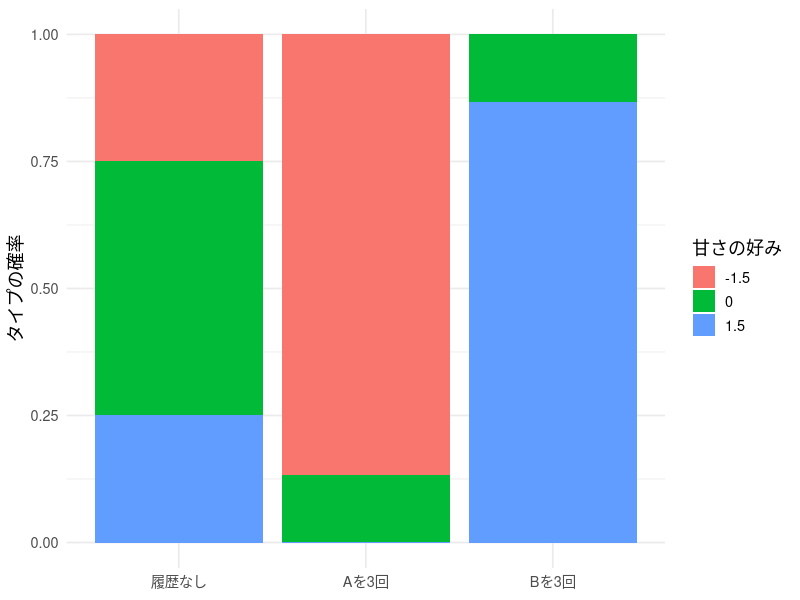
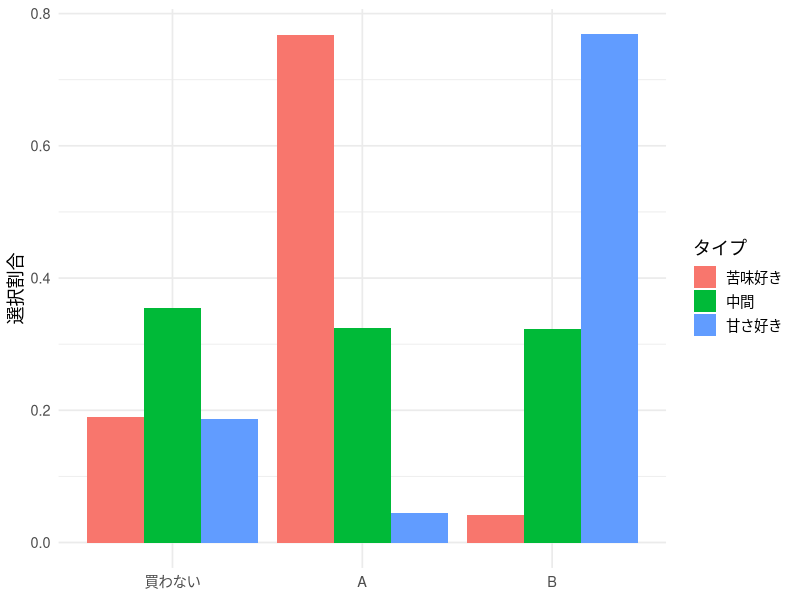
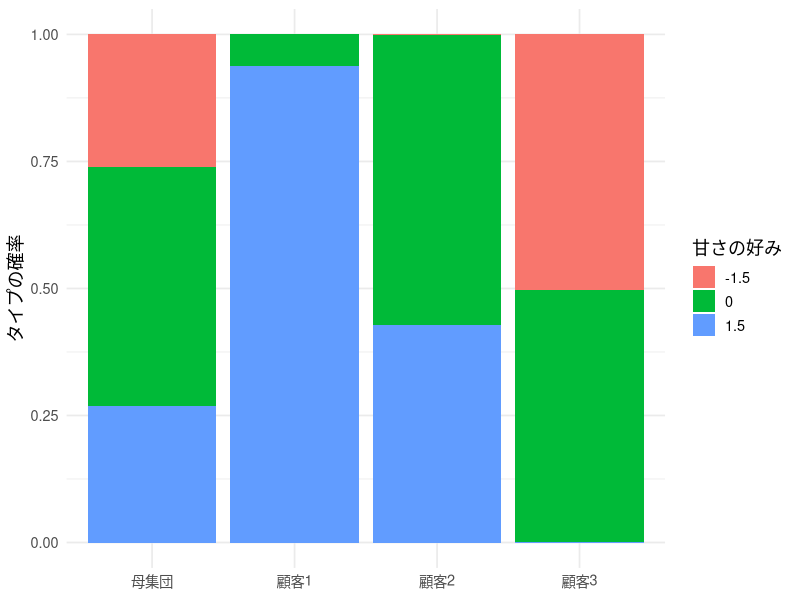
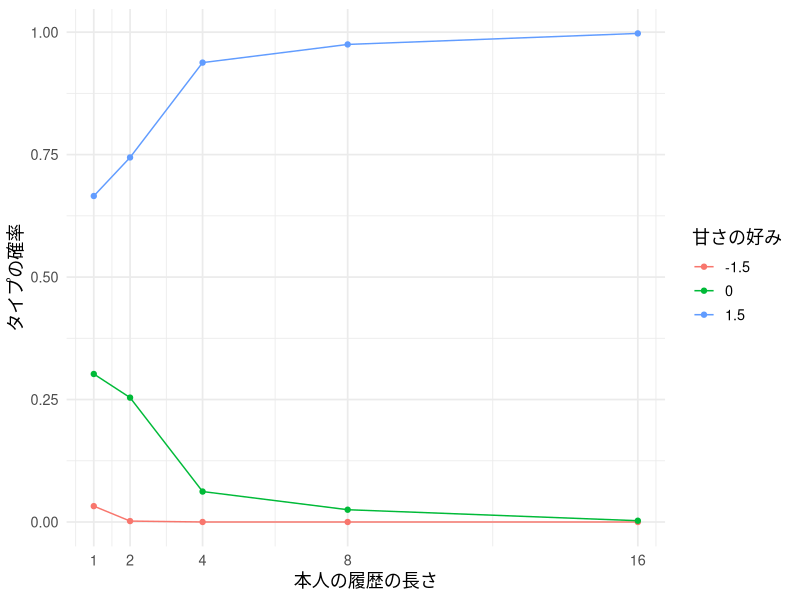
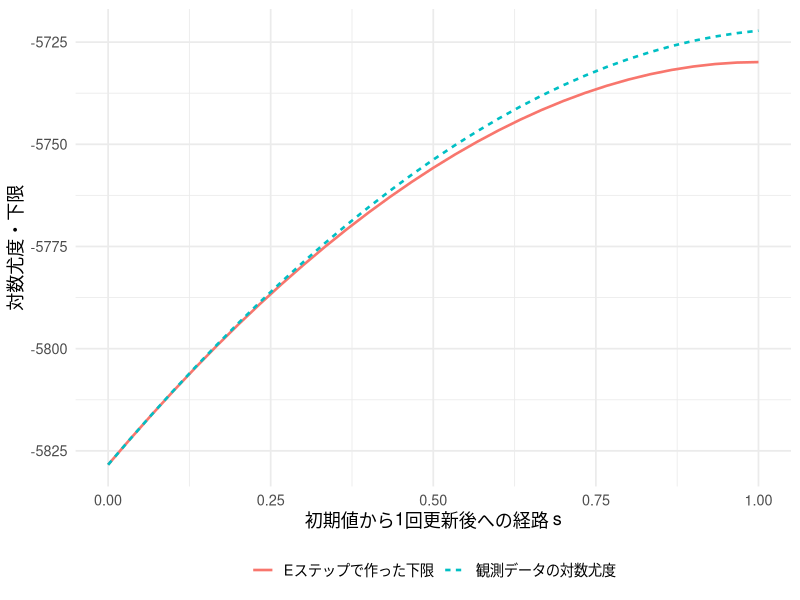
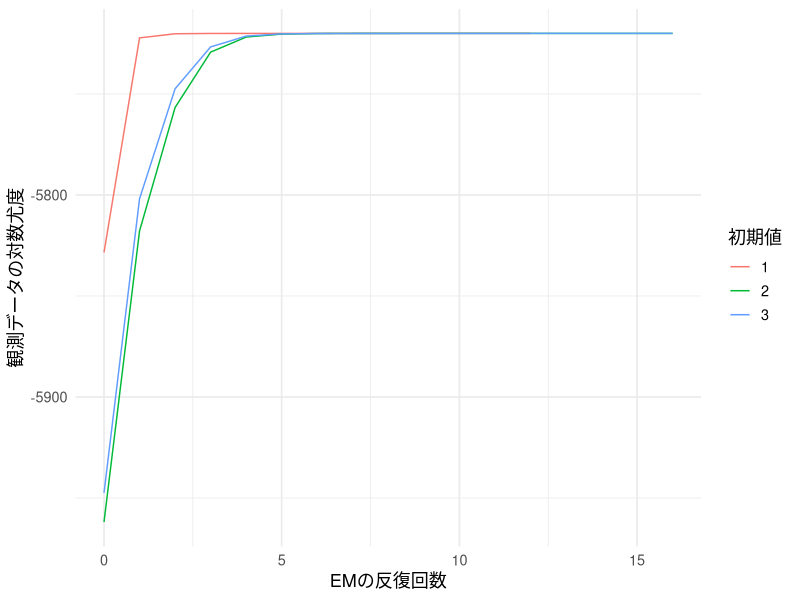
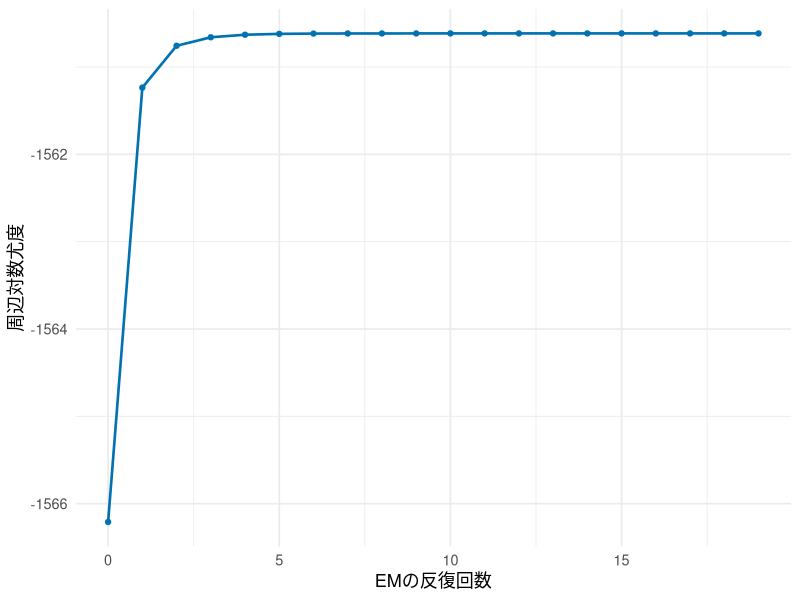
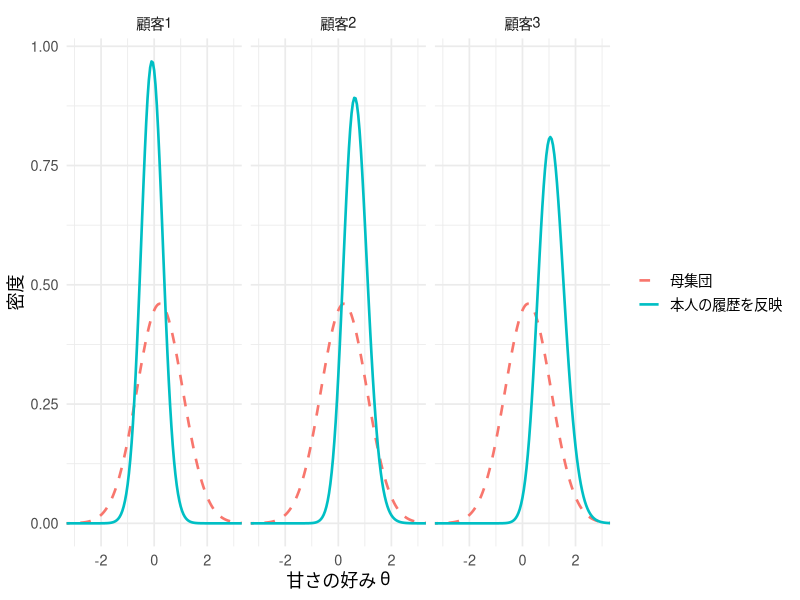

Source code (R) for these figures, in order:
## ---- chunk 1
#| include: false
library(ggplot2)
library(dplyr)
library(knitr)
set.seed(202606)
theme_lecture <- function() {
  fam <- if (Sys.info()[["sysname"]] == "Darwin") "Hiragino Sans" else ""
  theme_minimal(base_size = 13, base_family = fam)
}
theme_set(theme_lecture())
knitr::opts_chunk$set(fig.align = "center", dpi = 144)
options(scipen = 8)
## ---- chunk 2
choice_prob <- function(theta, pA, pB, beta0 = 1.5, alpha = 1) {
  va <- beta0 - theta - alpha * pA
  vb <- beta0 + theta - alpha * pB
  mx <- pmax(0, va, vb)
  ev <- cbind(exp(-mx), exp(va - mx), exp(vb - mx))
  ev / rowSums(ev)
}
theta_grid <- c(-1.5, 0, 1.5)
pi_true <- c(.25, .50, .25)
knitr::kable(data.frame(theta = theta_grid,
                       choice_prob(theta_grid, 1.5, 1.5)), digits = 3,
             col.names = c("甘さの好み", "買わない", "A：苦い", "B：甘い"))
## ---- chunk 3
pr_equal <- choice_prob(theta_grid, 1.5, 1.5)
lik_AAA <- pr_equal[, 2]^3
post_AAA <- pi_true * lik_AAA / sum(pi_true * lik_AAA)
lik_BBB <- pr_equal[, 3]^3
post_BBB <- pi_true * lik_BBB / sum(pi_true * lik_BBB)
knitr::kable(data.frame(theta = theta_grid, prior = pi_true,
                       likelihood = lik_AAA, posterior = post_AAA), digits = 4,
             col.names = c("候補値", "事前確率", "Aを3回選ぶ尤度", "事後確率"))
## ---- chunk 4
#| fig-cap: "同じ母集団分布から出発しても、本人の履歴によってタイプの重みが変わる。価格は両商品とも150円。"
w_example <- rbind(pi_true, post_AAA, post_BBB)
d_example <- data.frame(
  information = factor(rep(c("履歴なし", "Aを3回", "Bを3回"), each = 3),
                       levels = c("履歴なし", "Aを3回", "Bを3回")),
  type = factor(rep(theta_grid, 3)), weight = as.vector(t(w_example)))
ggplot(d_example, aes(information, weight, fill = type)) +
  geom_col() + labs(x = NULL, y = "タイプの確率", fill = "甘さの好み")
## ---- chunk 5
set.seed(202606)
N <- 400
Tmax <- 16
type_true <- sample(1:3, N, replace = TRUE, prob = pi_true)
theta_truth <- theta_grid[type_true]
## ---- chunk 6
prices <- data.frame(occasion = seq_len(Tmax),
                     pA = runif(Tmax, 1, 2.5), pB = runif(Tmax, 1, 2.5))
head(prices)
## ---- chunk 7
id <- rep(seq_len(N), each = Tmax)
occasion <- rep(seq_len(Tmax), times = N)
pA <- prices$pA[occasion]; pB <- prices$pB[occasion]
prob <- choice_prob(theta_truth[id], pA, pB)
u <- runif(N * Tmax)
y <- as.integer(u > prob[, 1]) + as.integer(u > prob[, 1] + prob[, 2])
panel <- data.frame(id, occasion, pA, pB, y)  # 0=買わない、1=A、2=B
head(panel)
## ---- chunk 8
#| fig-cap: "タイプ別の選択割合。分母はタイプ別人数×16機会であり、非購入も含む。"
choice_summary <- panel |>
  mutate(type = factor(type_true[id], labels = c("苦味好き", "中間", "甘さ好き")),
         product = factor(y, levels = 0:2, labels = c("買わない", "A", "B"))) |>
  count(type, product) |> group_by(type) |> mutate(share = n / sum(n))
ggplot(choice_summary, aes(product, share, fill = type)) +
  geom_col(position = "dodge") + labs(x = NULL, y = "選択割合", fill = "タイプ")
## ---- chunk 9
panel_loglik <- function(dat, grid) {
  sapply(grid, function(th) {
    pr <- choice_prob(th, dat$pA, dat$pB)
    chosen_prob <- pr[cbind(seq_len(nrow(dat)), dat$y + 1)]
    log_chosen_prob <- log(chosen_prob)
    drop(rowsum(log_chosen_prob, dat$id))
  })
}
train4 <- subset(panel, occasion <= 4)
ell4 <- panel_loglik(train4, theta_grid)
knitr::kable(data.frame(customer = 1:6, ell4[1:6, ]), digits = 3,
             col.names = c("顧客 i", "候補値 −1.5", "候補値 0", "候補値 1.5"))
## ---- chunk 10
mixture_eval <- function(ell, pi) {
  z <- sweep(ell, 2, log(pi), "+")
  rowmax <- apply(z, 1, max)
  e <- exp(z - rowmax)
  totals <- rowSums(e)
  list(weights = e / totals, loglik = sum(rowmax + log(totals)))
}
## ---- chunk 11
fit_known_pi <- function(ell) {
  softmax <- function(a) { z <- c(a, 0); z <- exp(z - max(z)); z / sum(z) }
  opt <- optim(rep(0, ncol(ell) - 1),
               function(a) -mixture_eval(ell, softmax(a))$loglik,
               method = "BFGS", control = list(reltol = 1e-11, maxit = 1000))
  if (opt$convergence != 0) stop("Known-support MLE did not converge")
  pi <- softmax(opt$par)
  c(list(pi = pi), mixture_eval(ell, pi))
}
fit4 <- fit_known_pi(ell4)
knitr::kable(data.frame(theta = theta_grid, truth = pi_true, estimate = fit4$pi),
             digits = 3, col.names = c("候補値", "真の割合", "4機会から推定した割合"))
## ---- chunk 12
#| fig-cap: "同じ母集団割合から出発しても、顧客ごとの4回の履歴で事後の重みが変わる。"
show_ids <- c(1, 2, 3)
w_show <- rbind(fit4$pi, fit4$weights[show_ids, ])
weights_plot <- data.frame(
  information = factor(rep(c("母集団", paste0("顧客", show_ids)), each = 3),
                       levels = c("母集団", paste0("顧客", show_ids))),
  type = factor(rep(theta_grid, 4)), weight = as.vector(t(w_show)))
ggplot(weights_plot, aes(information, weight, fill = type)) +
  geom_col() + labs(x = NULL, y = "タイプの確率", fill = "甘さの好み")
## ---- chunk 13
type_labels <- c("苦味好き", "中間", "甘さ好き")
truth_check <- data.frame(
  customer = show_ids,
  true_theta = theta_truth[show_ids],
  true_type = type_labels[type_true[show_ids]],
  fit4$weights[show_ids, ])
knitr::kable(truth_check, digits = 3, row.names = FALSE,
             col.names = c("顧客", "真の θ", "本当のタイプ",
                           "苦味好きの確率", "中間の確率", "甘さ好きの確率"))
## ---- chunk 14
individual_mle <- function(ell, grid) {
  grid[max.col(ell, ties.method = "first")]
}
np4 <- individual_mle(ell4, theta_grid)
eb4 <- drop(fit4$weights %*% theta_grid)
knitr::kable(data.frame(method = c("母集団平均", "個人別最尤", "経験ベイズの事後平均"),
  rmse = c(sqrt(mean((sum(fit4$pi * theta_grid) - theta_truth)^2)),
           sqrt(mean((np4 - theta_truth)^2)), sqrt(mean((eb4 - theta_truth)^2)))),
  digits = 3, col.names = c("好みの要約", "真の係数とのRMSE"))
## ---- chunk 15
#| fig-cap: "観測履歴が増えたときの、同じ顧客1についてのタイプの重み。真のタイプは推定に使わない。"
history_weights <- do.call(rbind, lapply(c(1, 2, 4, 8, 16), function(h) {
  ell_h <- panel_loglik(subset(panel, occasion <= h), theta_grid)
  fit_h <- fit_known_pi(ell_h)
  data.frame(history = h, type = factor(theta_grid), weight = fit_h$weights[1, ])
}))
ggplot(history_weights, aes(history, weight, color = type)) +
  geom_line() + geom_point() + scale_x_continuous(breaks = c(1, 2, 4, 8, 16)) +
  labs(x = "本人の履歴の長さ", y = "タイプの確率", color = "甘さの好み")
## ---- chunk 16
demo_theta0 <- c(-2, 0, 2)
demo_pi0 <- rep(1 / 3, 3)
demo_ell0 <- panel_loglik(panel, demo_theta0)
knitr::kable(data.frame(type = 1:3, theta = demo_theta0, pi = demo_pi0),
             digits = 3, col.names = c("タイプ k", "仮の候補値", "仮の割合"))
## ---- chunk 17
demo0 <- mixture_eval(demo_ell0, demo_pi0)
demo_w0 <- demo0$weights
demo_id <- 252
demo_lik0 <- exp(demo_ell0[demo_id, ])
demo_joint0 <- demo_pi0 * demo_lik0
knitr::kable(data.frame(
  type = 1:3, theta = demo_theta0,
  likelihood = formatC(demo_lik0, format = "e", digits = 3),
  joint = formatC(demo_joint0, format = "e", digits = 3),
  weight = demo_w0[demo_id, ]), digits = 4,
  col.names = c("タイプ k", "仮の候補値", "顧客252の尤度", "割合×尤度", "所属確率"))
stopifnot(max(abs(demo_joint0 / sum(demo_joint0) -
                  demo_w0[demo_id, ])) < 1e-12)
## ---- chunk 18
demo_ids <- c(1, 2, 3, 252)
knitr::kable(data.frame(customer = demo_ids,
                        demo_w0[demo_ids, ]), digits = 4, row.names = FALSE,
             col.names = c("顧客", "タイプ1の確率", "タイプ2の確率", "タイプ3の確率"))
## ---- chunk 19
demo_count0 <- colSums(demo_w0)
demo_pi1 <- demo_count0 / N
knitr::kable(data.frame(type = 1:3, expected_count = demo_count0,
                        old_pi = demo_pi0, new_pi = demo_pi1), digits = 4,
             col.names = c("タイプ k", "人数の期待値", "更新前の割合", "更新後の割合"))
## ---- chunk 20
demo_theta1 <- vapply(1:3, function(k) {
  optimize(function(a) -sum(demo_w0[, k] * panel_loglik(panel, a)),
           interval = c(-6, 6), tol = 1e-8)$minimum
}, numeric(1))
knitr::kable(data.frame(type = 1:3, old_theta = demo_theta0,
                        new_theta = demo_theta1), digits = 4,
             col.names = c("タイプ k", "更新前の候補値", "更新後の候補値"))
## ---- chunk 21
demo_ell1 <- panel_loglik(panel, demo_theta1)
demo1 <- mixture_eval(demo_ell1, demo_pi1)
demo_w1 <- demo1$weights
knitr::kable(data.frame(type = 1:3,
                        weight0 = demo_w0[demo_id, ],
                        weight1 = demo_w1[demo_id, ]), digits = 4,
             col.names = c("タイプ k", "顧客252：初期値での確率", "顧客252：1回更新後の確率"))
## ---- chunk 22
demo_count1 <- colSums(demo_w1)
demo_pi2 <- demo_count1 / N
demo_theta2 <- vapply(1:3, function(k) {
  optimize(function(a) -sum(demo_w1[, k] * panel_loglik(panel, a)),
           interval = c(-6, 6), tol = 1e-8)$minimum
}, numeric(1))
knitr::kable(data.frame(type = 1:3, expected_count = demo_count1,
                        pi1 = demo_pi1, pi2 = demo_pi2,
                        theta1 = demo_theta1, theta2 = demo_theta2), digits = 4,
             col.names = c("タイプ k", "人数の期待値", "1回目の割合", "2回目の割合",
                           "1回目の候補値", "2回目の候補値"))
## ---- chunk 23
demo2 <- mixture_eval(panel_loglik(panel, demo_theta2), demo_pi2)
demo_ll <- c(demo0$loglik, demo1$loglik, demo2$loglik)
knitr::kable(data.frame(stage = c("初期値", "1回目の更新後", "2回目の更新後"),
                        loglik = demo_ll), digits = 4,
             col.names = c("計算の段階", "観測データの対数尤度"))
stopifnot(all(diff(demo_ll) >= -1e-6),
          max(abs(rowSums(demo_w0) - 1)) < 1e-12,
          max(abs(rowSums(demo_w1) - 1)) < 1e-12,
          all(diff(demo_theta1) > 0), all(diff(demo_theta2) > 0))
## ---- chunk 24
#| code-fold: true
#| code-summary: "1回目の更新で、対数尤度と下限の大小を確かめる"
demo_Q <- function(theta, pi, weights) {
  sum(weights * sweep(panel_loglik(panel, theta), 2, log(pi), "+"))
}
demo_entropy0 <- -sum(demo_w0 * log(demo_w0))
demo_bound0 <- demo_Q(demo_theta0, demo_pi0, demo_w0) + demo_entropy0
demo_bound1 <- demo_Q(demo_theta1, demo_pi1, demo_w0) + demo_entropy0
knitr::kable(data.frame(
  quantity = c("更新前の対数尤度 = 更新前の下限", "更新後の下限（重みは更新前のまま）",
               "更新後の対数尤度"),
  value = c(demo0$loglik, demo_bound1, demo1$loglik)), digits = 4,
  col.names = c("比較する値", "計算結果"))
stopifnot(abs(demo_bound0 - demo0$loglik) < 1e-7,
          demo_bound1 >= demo_bound0 - 1e-7,
          demo1$loglik >= demo_bound1 - 1e-7)
## ---- chunk 25
#| code-fold: true
#| code-summary: "初期値から1回更新後までの、対数尤度と下限を描く"
#| label: fig-em-lower-bound
#| fig-cap: "初期値（s=0）では2本が一致する。1回更新後（s=1）では下限が上がり、観測データの対数尤度はその下限以上にある。"
em_bound_path <- do.call(rbind, lapply(seq(0, 1, length.out = 31), function(s) {
  theta <- (1 - s) * demo_theta0 + s * demo_theta1
  pi <- (1 - s) * demo_pi0 + s * demo_pi1
  data.frame(step = s,
    observed = mixture_eval(panel_loglik(panel, theta), pi)$loglik,
    bound = demo_Q(theta, pi, demo_w0) + demo_entropy0)
}))
stopifnot(all(em_bound_path$observed >= em_bound_path$bound - 1e-7))
em_bound_plot <- rbind(
  data.frame(step = em_bound_path$step, value = em_bound_path$observed,
             quantity = "観測データの対数尤度"),
  data.frame(step = em_bound_path$step, value = em_bound_path$bound,
             quantity = "Eステップで作った下限"))
ggplot(em_bound_plot, aes(step, value, color = quantity, linetype = quantity)) +
  geom_line(linewidth = .9) +
  labs(x = "初期値から1回更新後への経路 s", y = "対数尤度・下限", color = NULL, linetype = NULL) +
  theme(legend.position = "bottom")
## ---- chunk 26
#| code-fold: true
#| code-summary: "EMの反復：事後重みの計算と、重み付き最尤推定"
fit_em_once <- function(dat, start, maxit = 2000, tol = 1e-8, bounds = c(-6, 6)) {
  theta <- sort(start)
  pi <- rep(1 / length(theta), length(theta))
  ell <- panel_loglik(dat, theta)
  current <- mixture_eval(ell, pi)
  trace <- current$loglik
  converged <- FALSE
  for (iter in seq_len(maxit)) {
    w <- current$weights
    pi_new <- colMeans(w)
    theta_new <- vapply(seq_along(theta), function(k) {
      optimize(function(th) -sum(w[, k] * panel_loglik(dat, th)),
               interval = bounds, tol = 1e-8)$minimum
    }, numeric(1))
    order_new <- order(theta_new)
    theta_new <- theta_new[order_new]; pi_new <- pi_new[order_new]
    ell_new <- panel_loglik(dat, theta_new)
    next_fit <- mixture_eval(ell_new, pi_new)
    gain <- next_fit$loglik - current$loglik
    if (gain < -1e-6) stop("EM log likelihood decreased")
    trace <- c(trace, next_fit$loglik)
    theta <- theta_new; pi <- pi_new; ell <- ell_new; current <- next_fit
    if (abs(gain) < tol) { converged <- TRUE; break }
  }
  list(theta = theta, pi = pi, loglik = current$loglik,
       weights = current$weights, trace = trace, converged = converged,
       iterations = iter, bounds = bounds)
}
## ---- chunk 27
fit_em_multistart <- function(dat, starts = list(c(-2, 0, 2), c(-1, .5, 2.5),
                                                  c(-2.5, -.5, 1))) {
  fits <- lapply(starts, function(st) fit_em_once(dat, st))
  best <- which.max(vapply(fits, `[[`, numeric(1), "loglik"))
  list(best = fits[[best]], fits = fits, best_start = best)
}
em_runs <- fit_em_multistart(panel)
em_fit <- em_runs$best
# 最初の初期値からの1・2回目の更新が、上の逐次計算と一致するか確認する。
stopifnot(max(abs(em_runs$fits[[1]]$trace[1:3] - demo_ll)) < 1e-6)
stopifnot(all(vapply(em_runs$fits, function(f) f$converged, logical(1))),
          all(vapply(em_runs$fits, function(f) min(diff(f$trace)) > -1e-6, logical(1))),
          all(abs(em_fit$theta) < 5.9))
knitr::kable(data.frame(type = 1:3, theta_true = theta_grid,
                        theta_est = em_fit$theta, pi_true = pi_true, pi_est = em_fit$pi),
             digits = 3, col.names = c("タイプ", "真の候補値", "候補値の推定", "真の割合", "割合の推定"))
## ---- chunk 28
#| fig-cap: "EMの3つの初期値からの対数尤度。単調に増えても、大域的な最大値とは限らない。"
em_trace <- do.call(rbind, lapply(seq_along(em_runs$fits), function(s) {
  f <- em_runs$fits[[s]]
  data.frame(iteration = seq_along(f$trace) - 1, loglik = f$trace, start = factor(s))
}))
ggplot(em_trace, aes(iteration, loglik, color = start)) + geom_line() +
  labs(x = "EMの反復回数", y = "観測データの対数尤度", color = "初期値")
## ---- chunk 29
ell16 <- panel_loglik(panel, theta_grid)
fit16 <- fit_known_pi(ell16)
knitr::kable(data.frame(type = 1:3, known_support = theta_grid,
                        known_weight = fit16$weights[1, ],
                        estimated_support = em_fit$theta,
                        estimated_weight = em_fit$weights[1, ]), digits = 3,
             col.names = c("タイプ", "既知の候補値", "既知の場合の重み",
                           "推定した候補値", "推定後の重み"))
## ---- chunk 30
# 連続的な好み：同じ選択モデルで独立のデータを生成する
set.seed(202607)
N_c <- 200; T_c <- 8
mu_true_c <- 0.2; tau_true_c <- 1
id_c <- rep(seq_len(N_c), each = T_c)
time_c <- rep(seq_len(T_c), times = N_c)
price_c <- data.frame(pA = runif(T_c, 1, 2.5), pB = runif(T_c, 1, 2.5))
theta_true_c <- rnorm(N_c, mu_true_c, tau_true_c)
pA_c <- price_c$pA[time_c]; pB_c <- price_c$pB[time_c]
prob_c <- function(theta, pA, pB) {
  va <- 1.5 - theta - pA; vb <- 1.5 + theta - pB
  m <- pmax(0, va, vb)
  e <- cbind(exp(-m), exp(va - m), exp(vb - m))
  e / rowSums(e)
}
probs_c <- prob_c(theta_true_c[id_c], pA_c, pB_c)
u_c <- runif(N_c * T_c)
y_c <- as.integer(u_c > probs_c[,1]) + as.integer(u_c > probs_c[,1] + probs_c[,2])
dat_c <- data.frame(id = id_c, time = time_c, pA = pA_c, pB = pB_c, y = y_c)
## ---- chunk 31
#| code-fold: true
#| code-summary: "数値積分の準備：周辺対数尤度と事後分布の重み"
# 台形則で係数空間を積分する。両端に半分の重みを付ける。
theta_nodes_c <- seq(-6, 6, length.out = 241)
trap_weights_c <- function(x) {
  dx <- diff(x)
  stopifnot(max(abs(dx - dx[1])) < 1e-10)
  c(dx[1] / 2, rep(dx[1], length(x) - 2), dx[1] / 2)
}
theta_w_c <- trap_weights_c(theta_nodes_c)
log_lik_c <- function(dat, nodes = theta_nodes_c) {
  sapply(nodes, function(th) {
    pr <- prob_c(th, dat$pA, dat$pB)
    drop(rowsum(log(pr[cbind(seq_len(nrow(dat)), dat$y + 1)]), dat$id))
  })
}
ell_c <- log_lik_c(dat_c)
rowmax_c <- apply(ell_c, 1, max)
lik_c <- exp(ell_c - rowmax_c)
# 全員の周辺対数尤度。各人について引いた標準化分を足し戻す。
marginal_loglik_c <- function(mu, log_tau, nodes = theta_nodes_c,
                              node_w = theta_w_c, lik = lik_c, rowmax = rowmax_c) {
  weights <- dnorm(nodes, mu, exp(log_tau)) * node_w
  values <- drop(lik %*% weights)
  if (any(values <= 0) || any(!is.finite(values))) return(-Inf)
  sum(rowmax + log(values))
}
post_weights_c <- function(mu, tau, lik = lik_c, nodes = theta_nodes_c, node_w = theta_w_c) {
  weights <- dnorm(nodes, mu, tau) * node_w
  z <- sweep(lik, 2, weights, "*")
  z / rowSums(z)
}
## ---- chunk 32
posterior_moments_c <- function(mu, tau, lik = lik_c,
                                nodes = theta_nodes_c, node_w = theta_w_c) {
  w <- post_weights_c(mu, tau, lik, nodes, node_w)
  m <- drop(w %*% nodes)
  centered <- sweep(matrix(nodes, nrow(w), length(nodes), byrow = TRUE), 1, m, "-")
  v <- rowSums(w * centered^2)
  list(mean = m, variance = v)
}
mu0_c <- 0; tau0_c <- 1
e0_c <- posterior_moments_c(mu0_c, tau0_c)
knitr::kable(data.frame(customer = 1:3, mean = e0_c$mean[1:3],
                        variance = e0_c$variance[1:3]), digits = 4,
             col.names = c("顧客", "初期値での事後平均", "初期値での事後分散"))
## ---- chunk 33
mu1_c <- mean(e0_c$mean)
tau1_c <- sqrt(mean(e0_c$variance + (e0_c$mean - mu1_c)^2))
ll0_c <- marginal_loglik_c(mu0_c, log(tau0_c))
ll1_c <- marginal_loglik_c(mu1_c, log(tau1_c))
knitr::kable(data.frame(stage = c("初期値", "1回目の更新後"),
                        mu = c(mu0_c, mu1_c), tau = c(tau0_c, tau1_c),
                        loglik = c(ll0_c, ll1_c)), digits = 4,
             col.names = c("計算の段階", "母集団平均 μ", "個人差の標準偏差 τ", "周辺対数尤度"))
stopifnot(ll1_c >= ll0_c - 1e-7)
## ---- chunk 34
#| code-fold: true
#| code-summary: "EMの反復：事後平均・事後分散から母集団パラメータを更新する"
fit_em_normal_c <- function(mu_init = 0, tau_init = 1, tol = 1e-8, maxit = 500,
                            nodes = theta_nodes_c, node_w = theta_w_c,
                            lik = lik_c, rowmax = rowmax_c) {
  mu <- mu_init; tau <- tau_init
  ll <- marginal_loglik_c(mu, log(tau), nodes, node_w, lik, rowmax)
  trace <- data.frame(iteration = 0, mu = mu, tau = tau, loglik = ll)
  for (r in seq_len(maxit)) {
    # Eステップ：今の母集団パラメータで、各人の平均と分散を求める。
    moments <- posterior_moments_c(mu, tau, lik, nodes, node_w)
    # Mステップ：Eステップの結果を固定したまま、集計式で更新する。
    mu_new <- mean(moments$mean)
    tau_new <- sqrt(mean(moments$variance + (moments$mean - mu_new)^2))
    ll_new <- marginal_loglik_c(mu_new, log(tau_new), nodes, node_w, lik, rowmax)
    stopifnot(is.finite(ll_new), tau_new > 0, ll_new >= ll - 1e-7)
    gain <- ll_new - ll
    trace <- rbind(trace, data.frame(iteration = r, mu = mu_new,
                                    tau = tau_new, loglik = ll_new))
    mu <- mu_new; tau <- tau_new; ll <- ll_new
    if (abs(gain) < tol) return(list(mu = mu, tau = tau, trace = trace))
  }
  stop("Normal random coefficient EM did not converge")
}
fit_c <- fit_em_normal_c(mu0_c, tau0_c)
mu_hat_c <- fit_c$mu; tau_hat_c <- fit_c$tau
stopifnot(max(abs(unlist(fit_c$trace[2, c("mu", "tau")]) - c(mu1_c, tau1_c))) < 1e-12)
## ---- chunk 35
knitr::kable(data.frame(parameter = c("母集団平均 μ", "個人差の標準偏差 τ"),
                        truth = c(mu_true_c, tau_true_c),
                        estimate = c(mu_hat_c, tau_hat_c)), digits = 4,
             col.names = c("パラメータ", "真値", "EMによる推定値"))
## ---- chunk 36
#| label: fig-normal-em-trace
#| fig-cap: "正規分布モデルのEMによる周辺対数尤度の推移。Eステップの積分には241点の台形則を使っている。"
ggplot(fit_c$trace, aes(iteration, loglik)) +
  geom_line(linewidth = .9, color = "#0072B2") + geom_point(size = 1.5, color = "#0072B2") +
  labs(x = "EMの反復回数", y = "周辺対数尤度")
## ---- chunk 37
fit_direct_c <- optim(c(0, 0), function(a) -marginal_loglik_c(a[1], a[2]),
                       method = "BFGS", control = list(reltol = 1e-12, maxit = 1000))
stopifnot(fit_direct_c$convergence == 0)
direct_values_c <- c(fit_direct_c$par[1], exp(fit_direct_c$par[2]))
knitr::kable(data.frame(method = c("EM", "直接最適化"),
                        mu = c(mu_hat_c, direct_values_c[1]),
                        tau = c(tau_hat_c, direct_values_c[2]),
                        loglik = c(tail(fit_c$trace$loglik, 1), -fit_direct_c$value)),
             digits = 6, col.names = c("計算法", "母集団平均 μ", "標準偏差 τ", "周辺対数尤度"))
stopifnot(max(abs(c(mu_hat_c, tau_hat_c) - direct_values_c)) < 1e-4,
          abs(tail(fit_c$trace$loglik, 1) + fit_direct_c$value) < 1e-6)
## ---- chunk 38
post_eb_c <- post_weights_c(mu_hat_c, tau_hat_c)
theta_eb_c <- drop(post_eb_c %*% theta_nodes_c)
## ---- chunk 39
show_c <- c(1, 2, 3)
history_c <- do.call(rbind, lapply(show_c, function(i) {
  z <- dat_c[dat_c$id == i, ]
  data.frame(customer = i, outside = sum(z$y == 0), A = sum(z$y == 1),
             B = sum(z$y == 2), posterior_mean = theta_eb_c[i])
}))
knitr::kable(history_c, digits = 3,
             col.names = c("顧客", "買わない", "Aの回数", "Bの回数", "事後平均"))
## ---- chunk 40
#| fig-cap: "破線は共通の母集団密度、実線は本人の8回の履歴を取り込んだ事後密度。"
continuous_plot_c <- do.call(rbind, lapply(show_c, function(i) {
  data.frame(theta = rep(theta_nodes_c, 2), customer = paste0("顧客", i),
    density = c(dnorm(theta_nodes_c, mu_hat_c, tau_hat_c), post_eb_c[i, ] / theta_w_c),
    information = factor(rep(c("母集団", "本人の履歴を反映"), each = length(theta_nodes_c)),
                         levels = c("母集団", "本人の履歴を反映")))
}))
ggplot(continuous_plot_c, aes(theta, density, color = information, linetype = information)) +
  geom_line(linewidth = .9) + facet_wrap(~customer, nrow = 1) +
  scale_linetype_manual(values = c(2, 1)) + coord_cartesian(xlim = c(-3, 3)) +
  labs(x = "甘さの好み θ", y = "密度", color = NULL, linetype = NULL)
## ---- chunk 41
#| code-fold: true
#| code-summary: "母集団パラメータの事後分布と個人の分布を計算する"
# フルベイズ：ハイパーパラメータと個人の係数をグリッド上で積分する。
# mu ~ N(0, 2^2), log(tau) ~ N(0, .7^2), 互いに独立。
mu_grid_c <- seq(-1, 1.4, length.out = 49)
logtau_grid_c <- seq(-1.2, .6, length.out = 49)
mu_w_c <- trap_weights_c(mu_grid_c); logtau_w_c <- trap_weights_c(logtau_grid_c)
hyper_c <- expand.grid(mu = mu_grid_c, logtau = logtau_grid_c)
hyper_c$log_joint <- vapply(seq_len(nrow(hyper_c)), function(g) {
  mu <- hyper_c$mu[g]; z <- hyper_c$logtau[g]
  marginal_loglik_c(mu, z) + dnorm(mu, 0, 2, log = TRUE) + dnorm(z, 0, .7, log = TRUE)
}, numeric(1))
hyper_c$quad_w <- rep(mu_w_c, times = length(logtau_grid_c)) *
  rep(logtau_w_c, each = length(mu_grid_c))
hyper_c$post <- exp(hyper_c$log_joint - max(hyper_c$log_joint)) * hyper_c$quad_w
hyper_c$post <- hyper_c$post / sum(hyper_c$post)
# 一人分の条件付き分布を混合し、母集団パラメータの不確実性を伝える。
customer_c <- 1
post_full_c <- numeric(length(theta_nodes_c))
for (g in seq_len(nrow(hyper_c))) {
  if (hyper_c$post[g] > 1e-12) {
    w <- lik_c[customer_c, ] * dnorm(theta_nodes_c, hyper_c$mu[g], exp(hyper_c$logtau[g])) * theta_w_c
    post_full_c <- post_full_c + hyper_c$post[g] * w / sum(w)
  }
}
post_full_c <- post_full_c / sum(post_full_c)
## ---- chunk 42
weighted_quantile_c <- function(x, w, p) {
  order_x <- order(x)
  x <- x[order_x]; w <- w[order_x] / sum(w)
  x[which(cumsum(w) >= p)[1]]
}
tau_values_c <- exp(hyper_c$logtau)
knitr::kable(data.frame(
  parameter = c("母集団平均 μ", "個人差の標準偏差 τ"),
  empirical_bayes = c(mu_hat_c, tau_hat_c),
  full_bayes_mean = c(sum(hyper_c$post * hyper_c$mu),
                      sum(hyper_c$post * tau_values_c)),
  lower = c(weighted_quantile_c(hyper_c$mu, hyper_c$post, .025),
            weighted_quantile_c(tau_values_c, hyper_c$post, .025)),
  upper = c(weighted_quantile_c(hyper_c$mu, hyper_c$post, .975),
            weighted_quantile_c(tau_values_c, hyper_c$post, .975))), digits = 3,
  col.names = c("パラメータ", "経験ベイズの推定値", "フルベイズの事後平均",
                "事後2.5%点", "事後97.5%点"))
## ---- chunk 43
#| fig-cap: "顧客1の甘さの好みについての経験ベイズとフルベイズの分布"
full_plot_c <- data.frame(theta = rep(theta_nodes_c, 2),
  density = c(post_eb_c[customer_c, ] / theta_w_c, post_full_c / theta_w_c),
  method = rep(c("経験ベイズ", "フルベイズ"), each = length(theta_nodes_c)))
ggplot(full_plot_c, aes(theta, density, color = method, linetype = method)) +
  geom_line(linewidth = .9) + coord_cartesian(xlim = c(-3, 3)) +
  labs(x = "甘さの好み θ", y = "事後密度", color = NULL, linetype = NULL)
## ---- chunk 44
#| code-fold: true
#| code-summary: "積分範囲の端を確認する"
# グリッドの端に十分な余白があるかを見る（外側2セルの質量）。
edge_mu_c <- sum(hyper_c$post[hyper_c$mu %in% mu_grid_c[c(1, 2, 48, 49)]])
edge_tau_c <- sum(hyper_c$post[hyper_c$logtau %in% logtau_grid_c[c(1, 2, 48, 49)]])
edge_theta_eb_c <- max(rowSums(post_eb_c[, c(1:2, 240:241), drop = FALSE]))
edge_theta_full_c <- sum(post_full_c[c(1:2, 240:241)])
knitr::kable(data.frame(
  quantity = c("μの外側2点", "log τの外側2点", "θの外側2点：全員の最大値（EB）", "θの外側2点：顧客1（フルベイズ）"),
  mass = c(edge_mu_c, edge_tau_c, edge_theta_eb_c, edge_theta_full_c)),
  col.names = c("確認する場所", "事後重みの合計"), digits = 12)
stopifnot(all(is.finite(post_eb_c)), max(abs(rowSums(post_eb_c)-1)) < 1e-10,
          abs(sum(hyper_c$post)-1) < 1e-10, edge_mu_c < .005, edge_tau_c < .005,
          edge_theta_eb_c < .0001, edge_theta_full_c < .0001)
## ---- chunk 45
#| code-fold: true
#| code-summary: "積分の格子を細かくし、範囲を広げて比較する"
# 積分間隔と範囲を変更して、主要な結果が安定しているかを確かめる。
fit_with_nodes_c <- function(n_nodes, limit = 6) {
  nodes <- seq(-limit, limit, length.out = n_nodes)
  weights <- trap_weights_c(nodes)
  ell <- log_lik_c(dat_c, nodes)
  rowmax <- apply(ell, 1, max)
  lik <- exp(ell - rowmax)
  op <- fit_em_normal_c(nodes = nodes, node_w = weights, lik = lik, rowmax = rowmax)
  c(mu = op$mu, tau = op$tau)
}
quad_compare_c <- rbind(coarse = fit_with_nodes_c(121),
                        main = c(mu_hat_c, tau_hat_c), fine = fit_with_nodes_c(481),
                        wider = fit_with_nodes_c(641, limit = 8))
# ハイパーパラメータ空間も一つおきの点で再計算する。
sel_mu_c <- seq(1, length(mu_grid_c), by = 2)
sel_logtau_c <- seq(1, length(logtau_grid_c), by = 2)
hyper_coarse_c <- hyper_c[hyper_c$mu %in% mu_grid_c[sel_mu_c] &
                            hyper_c$logtau %in% logtau_grid_c[sel_logtau_c], ]
hw_c <- rep(trap_weights_c(mu_grid_c[sel_mu_c]), times = length(sel_logtau_c)) *
  rep(trap_weights_c(logtau_grid_c[sel_logtau_c]), each = length(sel_mu_c))
hyper_coarse_c$post <- exp(hyper_coarse_c$log_joint - max(hyper_coarse_c$log_joint)) * hw_c
hyper_coarse_c$post <- hyper_coarse_c$post / sum(hyper_coarse_c$post)
hyper_compare_c <- rbind(
  coarse = c(mu = sum(hyper_coarse_c$post * hyper_coarse_c$mu),
             tau = sum(hyper_coarse_c$post * exp(hyper_coarse_c$logtau))),
  main = c(mu = sum(hyper_c$post * hyper_c$mu),
           tau = sum(hyper_c$post * exp(hyper_c$logtau))))
knitr::kable(data.frame(range = c("[-6, 6]", "[-6, 6]", "[-6, 6]", "[-8, 8]"),
                        nodes = c(121, 241, 481, 641), quad_compare_c), digits = 5,
             row.names = FALSE, col.names = c("θの積分範囲", "θの格子点数", "μのEM推定", "τのEM推定"))
knitr::kable(data.frame(nodes = c("25×25", "49×49"), hyper_compare_c), digits = 5,
             row.names = FALSE, col.names = c("母集団パラメータの格子点数", "μの事後平均", "τの事後平均"))
stopifnot(max(abs(sweep(quad_compare_c, 2, quad_compare_c[2, ], "-"))) < .005,
          max(abs(hyper_compare_c[1, ] - hyper_compare_c[2, ])) < .005)
